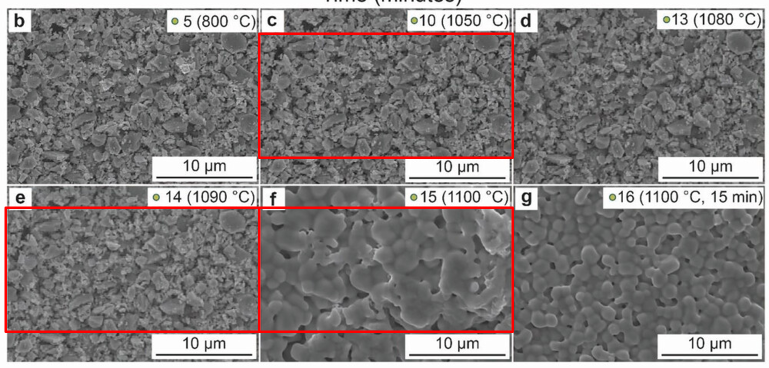
#> input picture SEM_RAW.png, 1538 x 735 px (shown at 1/2 size)
$ python sem_interactive_v2.py   (older library calls are emulated)
#> lines starting #> are read from the running program, lines starting #| are printed output that depends on the picture; after the words box and inside, x2 and y2 are one past the last pixel; in counts of white or black regions, pixels touching at a corner belong together
#!/usr/bin/env python3
"""
sem_interactive_v2.py
Improved version: for image recognition effect demonstration

Improvements:
  1. Phase 1-2: Display popup window using plt.show(), do not save locally
  2. Phase 3-4: Save only these two images (FFT + final result)
  3. Watershed replaced with Gradient Edge (maximum gradient magnitude recognition)
  4. Phase 2 auto-executed, no intermediate confirmation needed
"""

import sys
import os
import warnings
from pathlib import Path

import cv2
import numpy as np
import matplotlib
matplotlib.use("TkAgg")  # VSCode compatible interactive backend
import matplotlib.pyplot as plt
import matplotlib as mpl
from scipy import ndimage as ndi
from scipy.signal import find_peaks, savgol_filter

# ─────────────────────────────────────────────────────────
# Paths and global parameters
# ─────────────────────────────────────────────────────────

# Image path
from pathlib import Path

SCRIPT_DIR = Path(__file__).resolve().parent
IMG_PATH = SCRIPT_DIR / 'SEM_RAW.png'
OUT = SCRIPT_DIR / 'outputs'
OUT.mkdir(exist_ok=True)

# Suppress matplotlib font warnings
warnings.filterwarnings('ignore', category=UserWarning, module='matplotlib')

# Panel f crop coordinates (1100°C)
PX, PY, PW, PH = 519, 412, 510, 255

# Instrument calibration
PPU        = 18.0
CORRECTION = 0.50

# Unified pore separation parameters
BORDER        = 3
MIN_SEED_PX   = 6
MIN_PORE_AREA = 10
PORE_PERC     = 8

# Greedy packing parameters
MIN_SEP_FRAC = 0.90
RADIUS_STEP  = 0.85
COVER_THRESH = 0.002
BRIGHT_W     = 0.3

# Visualization colors
PORE_RGB  = np.array([180,  60, 200], np.float32)   # Purple
BOUND_RGB = np.array([ 45,  82, 160], np.float32)   # Blue
SEED_RGB  = np.array([255, 220,  50], np.float32)   # Yellow

mpl.rc('font', family='sans-serif', size=12)


# ─────────────────────────────────────────────────────────
# Utility functions
# ─────────────────────────────────────────────────────────

def valid_mask(h, w):
    m = np.ones((h, w), bool)
    m[:BORDER, :] = m[-BORDER:, :] = m[:, :BORDER] = m[:, -BORDER:] = False
    return m


def _remove_small(mask, min_area):
    n, labels = cv2.connectedComponents(mask.astype(np.uint8))
    out = np.zeros_like(mask)
    for lbl in range(1, n):
        if int((labels == lbl).sum()) >= min_area:
            out |= (labels == lbl)
    return out


def _adaptive_ksize(kept):
    dist_seed = ndi.distance_transform_edt(~kept)
    sv = dist_seed[kept]
    sv = sv[sv < 50]
    median_r = float(np.median(sv)) if len(sv) else 3.0
    return max(5, int(median_r * 3) | 1)


# ─────────────────────────────────────────────────────────
# Three pore separation schemes
# ─────────────────────────────────────────────────────────

def segment_dark(gray, valid):
    """Darkest 8% pixels as seeds"""
    px  = gray[valid]
    thr = np.percentile(px, PORE_PERC)
    seeds_raw = (gray <= thr) & valid
    k3    = cv2.getStructuringElement(cv2.MORPH_ELLIPSE, (3, 3))
    seeds = cv2.morphologyEx(seeds_raw.astype(np.uint8), cv2.MORPH_OPEN, k3).astype(bool)
    seeds &= valid
    kept = _remove_small(seeds, MIN_SEED_PX)
    k_size = _adaptive_ksize(kept)
    k_grow = cv2.getStructuringElement(cv2.MORPH_ELLIPSE, (k_size, k_size))
    closed = cv2.morphologyEx(kept.astype(np.uint8), cv2.MORPH_CLOSE, k_grow)
    filled = ndi.binary_fill_holes(closed.astype(bool))
    pore_mask = _remove_small(filled, MIN_PORE_AREA) & valid
    return pore_mask, kept.astype(bool), k_size


def segment_bright(gray, valid):
    """Brightest 8% pixels as seeds"""
    px  = gray[valid]
    thr = np.percentile(px, 100 - PORE_PERC)
    seeds_raw = (gray >= thr) & valid
    k3    = cv2.getStructuringElement(cv2.MORPH_ELLIPSE, (3, 3))
    seeds = cv2.morphologyEx(seeds_raw.astype(np.uint8), cv2.MORPH_OPEN, k3).astype(bool)
    seeds &= valid
    kept = _remove_small(seeds, MIN_SEED_PX)
    k_size = _adaptive_ksize(kept)
    k_grow = cv2.getStructuringElement(cv2.MORPH_ELLIPSE, (k_size, k_size))
    closed = cv2.morphologyEx(kept.astype(np.uint8), cv2.MORPH_CLOSE, k_grow)
    filled = ndi.binary_fill_holes(closed.astype(bool))
    pore_mask = _remove_small(filled, MIN_PORE_AREA) & valid
    return pore_mask, kept.astype(bool), k_size


def segment_gradient(gray, valid):
    """
    Gradient recognition: regions with maximum gradient magnitude as pore boundary
    (Alternative to Watershed, more stable for various SEM images)
    """
    blur = cv2.GaussianBlur(gray, (5, 5), 0)
    gx = cv2.Sobel(blur, cv2.CV_64F, 1, 0, ksize=3)
    gy = cv2.Sobel(blur, cv2.CV_64F, 0, 1, ksize=3)
    grad = np.sqrt(gx**2 + gy**2).astype(np.float32)
    grad[~valid] = 0

    # Highest 8% gradient magnitude pixels as seeds (pore boundary)
    px = grad[valid]
    thr = np.percentile(px, 100 - PORE_PERC)
    seeds_raw = (grad >= thr) & valid

    # Morphological processing
    k3    = cv2.getStructuringElement(cv2.MORPH_ELLIPSE, (3, 3))
    seeds = cv2.morphologyEx(seeds_raw.astype(np.uint8), cv2.MORPH_OPEN, k3).astype(bool)
    seeds &= valid
    kept = _remove_small(seeds, MIN_SEED_PX)

    k_size = _adaptive_ksize(kept)
    k_grow = cv2.getStructuringElement(cv2.MORPH_ELLIPSE, (k_size, k_size))
    closed = cv2.morphologyEx(kept.astype(np.uint8), cv2.MORPH_CLOSE, k_grow)
    filled = ndi.binary_fill_holes(closed.astype(bool))
    pore_mask = _remove_small(filled, MIN_PORE_AREA) & valid
    return pore_mask, kept.astype(bool), k_size


# ─────────────────────────────────────────────────────────
# Phase 1: Display comparison (do not save)
# ─────────────────────────────────────────────────────────

def show_phase1(crop, results_dict):
    """Display popup window using plt.show(), do not save locally"""
    names  = ['Dark', 'Bright', 'Gradient']
    h, w   = crop.shape[:2]
    fig, axes = plt.subplots(2, 3, figsize=(15, 8))
    fig.suptitle(
        'Phase 1 — Pore Segmentation Comparison  |  1100 °C  |  Panel f',
        fontsize=13, fontweight='bold', y=1.00)

    for i, name in enumerate(names):
        pm, seeds, k = results_dict[name]
        n_pores = int(ndi.label(pm)[1])
        pore_pct = pm.sum() / (h * w) * 100

        # Top row: pore mask
        ov = cv2.cvtColor(crop, cv2.COLOR_BGR2RGB).astype(np.float32)
        ov[pm] = ov[pm] * 0.25 + PORE_RGB * 0.75
        axes[0, i].imshow(ov.clip(0, 255).astype(np.uint8))
        k_str = f'  k={k}' if k > 0 else '  (gradient)'
        axes[0, i].set_title(
            f'{name}{k_str}\nN={n_pores}   area={pore_pct:.1f}%',
            fontsize=12, fontweight='bold')
        axes[0, i].axis('off')

        # Bottom row: seeds
        ov2 = cv2.cvtColor(crop, cv2.COLOR_BGR2RGB).astype(np.float32)
        ov2[seeds] = ov2[seeds] * 0.2 + SEED_RGB * 0.8
        n_seeds = int(ndi.label(seeds)[1])
        axes[1, i].imshow(ov2.clip(0, 255).astype(np.uint8))
        axes[1, i].set_title(f'Seeds  N={n_seeds}', fontsize=11)
        axes[1, i].axis('off')

    for row, label in enumerate(['Pore Mask', 'Seed Mask']):
        fig.text(0.005, 0.72 - row * 0.44, label,
                 va='center', rotation='vertical',
                 fontsize=11, fontweight='bold')

    plt.tight_layout(rect=[0.02, 0, 1, 0.98])
    plt.show()


# ─────────────────────────────────────────────────────────
# Phase 2-4: Pipeline
# ─────────────────────────────────────────────────────────

def make_boundary(gray, valid, pore_mask, min_contour_area=30):
    """
    Boundary detection: remove isolated lines (grain boundaries),
    keep only closed contours (pore boundaries)

    Parameters:
      min_contour_area: Minimum contour area (px²), contours below this value are deleted
                       Recommended: 20-50 (adjust based on pore size)
    """
    k3           = cv2.getStructuringElement(cv2.MORPH_ELLIPSE, (3, 3))
    pore_u8      = pore_mask.astype(np.uint8)
    dilated      = cv2.dilate(pore_u8, k3)
    pore_outline = (dilated - pore_u8).astype(bool) & valid

    # Canny edge detection
    px    = gray[valid]
    bt    = np.percentile(px, 97)
    canny = cv2.Canny((gray >= bt).astype(np.uint8) * 255, 50, 150)
    canny_bnd = (canny > 0) & valid

    # Contour area filtering: keep only closed contours with sufficient area
    contours, _ = cv2.findContours(
        canny_bnd.astype(np.uint8),
        cv2.RETR_EXTERNAL,
        cv2.CHAIN_APPROX_SIMPLE
    )
    bright_bnd = np.zeros_like(canny_bnd, dtype=np.uint8)  # Changed to uint8
    for contour in contours:
        if cv2.contourArea(contour) >= min_contour_area:
            cv2.drawContours(bright_bnd, [contour], 0, 1, -1)

    return (pore_mask | (bright_bnd.astype(bool)) | pore_outline) & valid


def fft_gradient(gray, valid):
    h, w  = gray.shape
    blur  = cv2.GaussianBlur(gray, (5, 5), 0)
    gx    = cv2.Sobel(blur, cv2.CV_64F, 1, 0, ksize=3)
    gy    = cv2.Sobel(blur, cv2.CV_64F, 0, 1, ksize=3)
    grad  = np.sqrt(gx**2 + gy**2).astype(np.float32)
    grad[~valid] = 0
    grad -= grad[valid].mean()

    H = int(2**np.ceil(np.log2(h)))
    W = int(2**np.ceil(np.log2(w)))
    pad         = np.zeros((H, W), np.float32)
    pad[:h, :w] = grad
    pad *= np.hanning(H).reshape(-1, 1) * np.hanning(W).reshape(1, -1)
    Fs   = np.fft.fftshift(np.fft.fft2(pad))
    PS_g = np.abs(Fs)**2

    cy, cx = H // 2, W // 2
    yi, xi = np.indices((H, W))
    r      = np.sqrt((yi - cy)**2 + (xi - cx)**2).astype(int)
    r_max  = min(H, W) // 2
    rpow   = np.bincount(r.ravel(), weights=PS_g.ravel(), minlength=r_max + 1)
    rcnt   = np.bincount(r.ravel(), minlength=r_max + 1).clip(1)
    rp     = rpow[:r_max] / rcnt[:r_max]
    freq   = np.arange(r_max) * PPU / W

    mask   = (freq >= 0.05) & (freq <= 1 / 0.8)
    fm, pm = freq[mask], rp[mask]
    n      = len(pm)
    win    = min(11, n if n % 2 == 1 else n - 1)
    win    = max(win, 3)
    pm_sm  = savgol_filter(pm, win, min(2, win - 1)) if n > 4 else pm
    pm_sm  = np.maximum(pm_sm, 0)
    peaks, props = find_peaks(pm_sm, prominence=pm_sm.max() * 0.01, distance=2)
    if len(peaks):
        best   = peaks[np.argmax(props['prominences'])]
        f_peak = fm[best]
    else:
        f_peak = fm[np.argmax(pm_sm)]

    d_fft  = 1.0 / f_peak
    r_pk_px= f_peak * W / PPU

    img_       = gray.astype(np.float32)
    img_[~valid] = img_[valid].mean()
    img_      -= img_[valid].mean()
    img_ *= np.hanning(h).reshape(-1, 1) * np.hanning(w).reshape(1, -1)
    pad2       = np.zeros((H, W), np.float32)
    pad2[:h,:w]= img_
    Fs2        = np.fft.fftshift(np.fft.fft2(pad2))
    r_all      = np.sqrt((yi - cy)**2 + (xi - cx)**2)
    bp = np.where((r_all >= r_pk_px * 0.4) & (r_all <= r_pk_px * 2.5), Fs2, 0+0j)
    bp_img     = np.fft.ifft2(np.fft.ifftshift(bp)).real[:h, :w]
    bp_img    -= bp_img.min()
    if bp_img.max() > 0:
        bp_img = bp_img / bp_img.max() * 255
    bp_img[~valid] = 0

    return d_fft, r_pk_px, bp_img, H, W, fm, pm_sm, f_peak


def greedy_pack_v4(dist, forbidden, r_guidance_px):
    grain_area = float((~forbidden).sum())
    if grain_area == 0:
        return []
    r_start = min(float(dist.max()), r_guidance_px * 2.0)
    r_stop  = max(1.5, r_guidance_px * 0.4)
    r_stop  = min(r_stop, r_start * 0.95)
    cx_a = np.empty(0, np.float32)
    cy_a = np.empty(0, np.float32)
    r_a  = np.empty(0, np.float32)
    placed = []
    stall  = 0
    r_cur  = r_start
    while r_cur >= r_stop:
        ys, xs = np.where(dist >= r_cur)
        if not len(ys):
            r_cur *= RADIUS_STEP
            continue
        proximity = dist[ys, xs]
        score     = proximity - BRIGHT_W * (proximity / (dist.max() + 1e-6))
        order     = np.argsort(score)
        ys, xs    = ys[order], xs[order]
        n_placed_this = 0
        for cy, cx in zip(ys.tolist(), xs.tolist()):
            r = float(dist[cy, cx])
            r = min(r, r_cur * 1.05)
            if r < r_stop:
                continue
            if len(cx_a):
                d2      = (cx - cx_a)**2 + (cy - cy_a)**2
                min_sep = MIN_SEP_FRAC * (r + r_a)
                if np.any(d2 < min_sep**2):
                    continue
            placed.append((cx, cy, r))
            cx_a = np.append(cx_a, cx)
            cy_a = np.append(cy_a, cy)
            r_a  = np.append(r_a,  r)
            n_placed_this += 1
        gain = (np.pi * r_cur**2 * n_placed_this) / (grain_area + 1e-6)
        stall = stall + 1 if gain < COVER_THRESH else 0
        if stall >= 4:
            break
        r_cur *= RADIUS_STEP
    return placed


# ─────────────────────────────────────────────────────────
# Main
# ─────────────────────────────────────────────────────────

def hr(char='─', n=62):
    print(char * n)


def main():
    hr('═')
    print('  sem_interactive_v2.py  |  演示模式  |  1100 °C  |  Panel f')
    hr('═')

    # Load image
    img = cv2.imread(IMG_PATH)
#> img is the input picture: shape (735, 1538, 3); mean B, G, R 124.5, 124.6, 129.3
    if img is None:
        print(f'\n[ERROR] Cannot load image: {IMG_PATH}')
        sys.exit(1)

    crop  = img[PY:PY + PH, PX:PX + PW].copy()
    gray  = cv2.cvtColor(crop, cv2.COLOR_BGR2GRAY)
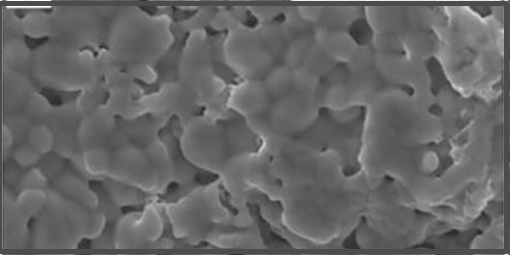
#> gray: shape (255, 510); min 34, max 255, mean 102.4
    h, w  = gray.shape
    valid = valid_mask(h, w)
    print(f'\n  Image loaded  |  Panel: {w}×{h} px  |  Output: {OUT}')
#|   Image loaded  |  Panel: 510×255 px  |  Output: outputs

    # ────────────────────────────────────────────────────
    # Phase 1: Three pore separation methods → popup display
    # ────────────────────────────────────────────────────
    hr()
    print('  PHASE 1 — Pore Segmentation (3 methods)')
    hr()

    print('  Running Dark      (darkest 8% pixels)...')
    res_dark = segment_dark(gray, valid)
#> in segment_dark, `thr = np.percentile(px, PORE_PERC)`: thr = 79
#> in _remove_small, `n, labels = cv2.connectedComponents(mask.astype(np.uint8))`: n = 70
#> in _adaptive_ksize, `dist_seed = ndi.distance_transform_edt(~kept)`:
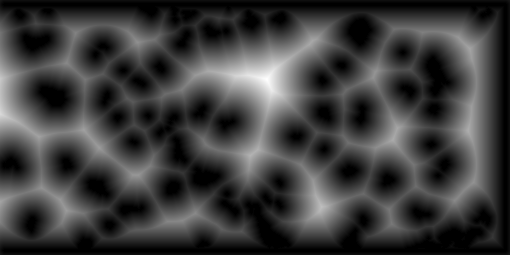
#> dist_seed: shape (255, 510) float64; min 0, max 53.26, mean 13; drawn with min black and max white
#> in _adaptive_ksize, `sv = dist_seed[kept]`: sv = 9779 values from 0 to 0
#> in _adaptive_ksize, `median_r = float(np.median(sv)) if len(sv) else 3.0`: median_r = 0
#> in segment_dark, `k_size = _adaptive_ksize(kept)`: k_size = 5
#> in segment_dark, `k_grow = cv2.getStructuringElement(cv2.MORPH_ELLIPSE, (k_size, k_size))`: k_grow = [[0, 0, 1, 0, 0], [1, 1, 1, 1, 1], [1, 1, 1, 1, 1], [1, 1, 1, 1, 1], [0, 0, 1, 0, 0]]
#> call 2 of _remove_small, with min_area = 10
#> in _remove_small (call 2), `n, labels = cv2.connectedComponents(mask.astype(np.uint8))`: n = 59
#> after the loop in _remove_small (call 2), `for lbl in range(1, n):`:
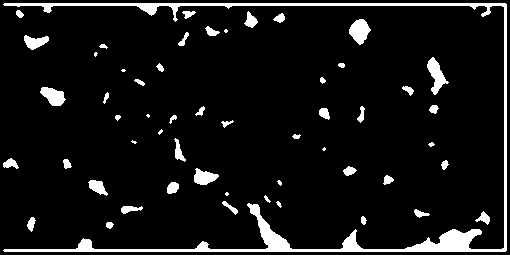
#> out: shape (255, 510) bool; 7.7% white; 54 white regions (9 under 20 px), largest, box (x1, y1, x2, y2) and area: (3, 3, 507, 252) 5909, (427, 57, 449, 95) 371, (349, 19, 371, 45) 366

    print('  Running Bright    (brightest 8% pixels)...')
    res_bright = segment_bright(gray, valid)
#> in segment_bright, `thr = np.percentile(px, 100 - PORE_PERC)`: thr = 128
#> in _adaptive_ksize (call 2), `dist_seed = ndi.distance_transform_edt(~kept)`:
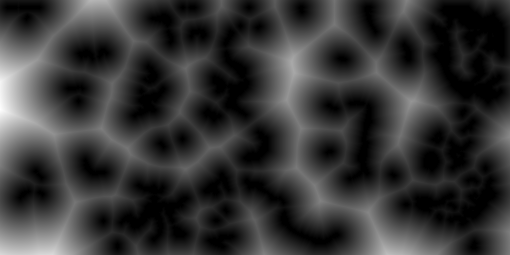
#> dist_seed: shape (255, 510) float64; min 0, max 70.21, mean 15.1; drawn with min black and max white
#> in _adaptive_ksize (call 2), `sv = dist_seed[kept]`: sv = 9479 values from 0 to 0
#> in segment_bright, `k_size = _adaptive_ksize(kept)`: k_size = 5
#> call 4 of _remove_small, with min_area = 10
#> in _remove_small (call 4), `n, labels = cv2.connectedComponents(mask.astype(np.uint8))`:
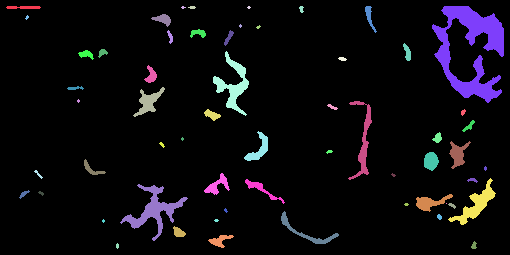
#> labels: shape (255, 510) int32; 60 distinct labels, from 0 to 59; one colour per label, 0 black
#> in _remove_small (call 4), `n, labels = cv2.connectedComponents(mask.astype(np.uint8))`: n = 60
#> after the loop in _remove_small (call 4), `for lbl in range(1, n):`:
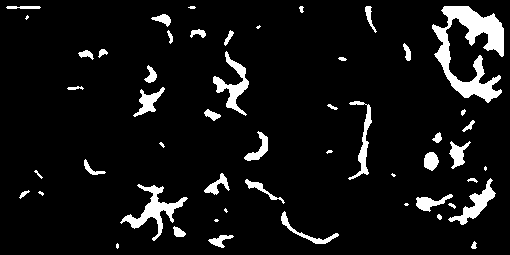
#> out: shape (255, 510) bool; 7.5% white; 52 white regions (12 under 20 px), largest, box (x1, y1, x2, y2) and area: (432, 6, 504, 103) 2906, (120, 184, 188, 241) 984, (213, 51, 249, 116) 727

    print('  Running Gradient  (highest gradient magnitude)...')
    res_grad = segment_gradient(gray, valid)
#> in segment_gradient, `grad = np.sqrt(gx**2 + gy**2).astype(np.float32)`:
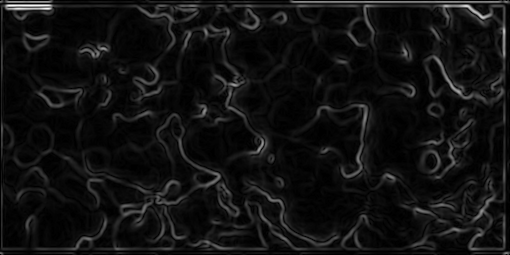
#> grad: shape (255, 510) float32; min 0, max 383, mean 25.9; drawn with min black and max white
#> in segment_gradient, `thr = np.percentile(px, 100 - PORE_PERC)`: thr = 67.88
#> (the rest of the program and of its run is left out)
